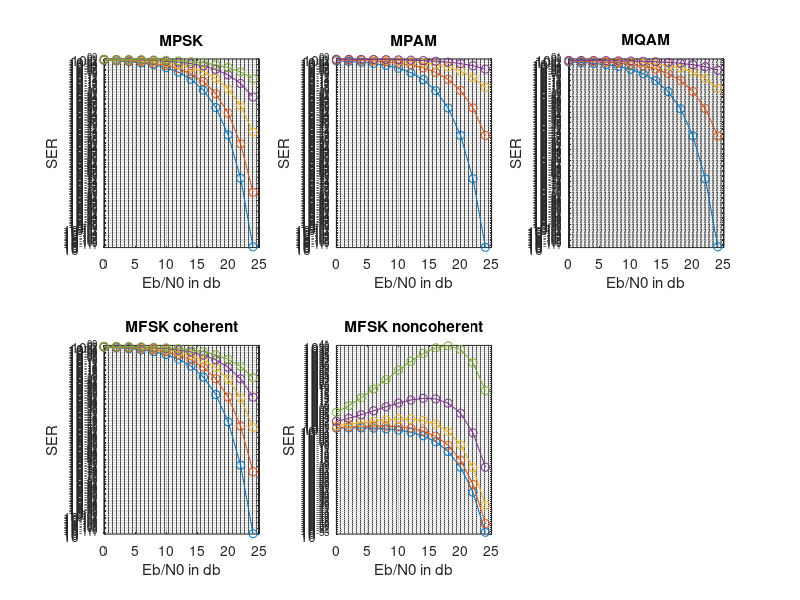

Source code (MATLAB):
EbN0_db = 0:2:24;
EbN0 = 10.^(EbN0_db/10);

%MPSK
M_PSK = [2, 4, 8, 16, 32];
P_SER_PSK = zeros(length(M_PSK), length(EbN0));

for i = 1:length(M_PSK)
M = M_PSK(i);
P_SER_PSK(i,:) = 2 * qfunc(sqrt(2*EbN0*sin(pi/M)));
end

%MPAM
M_PAM = [2, 4, 8, 16];
P_SER_PAM = zeros(length(M_PAM), length(EbN0));

for i = 1:length(M_PAM)
M = M_PAM(i);
P_SER_PAM(i,:) = 2 *(M-1)/M * qfunc(sqrt(6*log2(M)/(M^2 - 1) * EbN0));
end

%MQAM
M_QAM = [4,16,64,256];
P_SER_QAM = zeros(length(M_QAM), length(EbN0));
for i = 1:length(M_QAM)
M = M_QAM(i);
P_SER_QAM(i,:) = 4 * (1 - 1/sqrt(M)) * qfunc(sqrt(3*log2(M)/(M-1) * EbN0));
end

%MFSK (coherent)
M_MFSK = [2, 4, 8, 16, 32]; % M values for MFSK
P_SER_MFSK_coherent = zeros(length(M_MFSK), length(EbN0));
for i = 1:length(M_MFSK)
M = M_MFSK(i);
P_SER_MFSK_coherent(i, :) = qfunc(sqrt(2*EbN0*log2(M)/(M-1)));
end

%MFSK (non coherent)
P_SER_MFSK_noncoherent = zeros(length(M_MFSK), length(EbN0));
for i = 1:length(M_MFSK)
M = M_MFSK(i);
P_SER_MFSK_noncoherent(i, :) = exp(-(EbN0/2)) .* (((1+EbN0).^(M-1) - 1)./(M-1));
end

subplot(2,3,1)
for i=1:length(M_PSK)
semilogy(EbN0_db,P_SER_PSK(i,:),'-o'); hold on;
end
title('MPSK');
xlabel('Eb/N0 in db')
ylabel('SER');
grid on;

subplot(2,3,2)
for i=1:length(M_PAM)
semilogy(EbN0_db,P_SER_PAM(i,:),'-o'); hold on;
end
title('MPAM');
xlabel('Eb/N0 in db')
ylabel('SER');
grid on;

subplot(2,3,3)
for i=1:length(M_QAM)
semilogy(EbN0_db,P_SER_QAM(i,:),'-o'); hold on;
end
title('MQAM');
xlabel('Eb/N0 in db')
ylabel('SER');
grid on;

subplot(2,3,4)
for i=1:length(M_MFSK)
semilogy(EbN0_db,P_SER_MFSK_coherent(i,:),'-o'); hold on;
end
title('MFSK coherent');
xlabel('Eb/N0 in db')
ylabel('SER');
grid on;

subplot(2,3,5)
for i=1:length(M_MFSK)
semilogy(EbN0_db,P_SER_MFSK_noncoherent(i,:),'-o'); hold on;
end
title('MFSK noncoherent');
xlabel('Eb/N0 in db')
ylabel('SER');
grid on;
